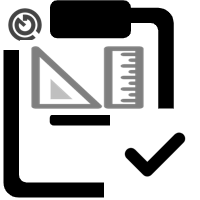
#> input picture 图片处理/原图/小程序图标.png, 200 x 200 px
$ python img.py
#> lines starting #> are read from the running program, lines starting #| are printed output that depends on the picture
from PIL import Image

img = Image.open('小程序图标.png')
#> img is the input picture: PIL image 200x200 RGBA; mean R, G, B, A 13.8, 13.8, 13.8, 87.3
bg = Image.new(mode='RGBA' ,size=(200, 200), color=(255, 255, 255, 0))

img2 = img.resize((144, 144))
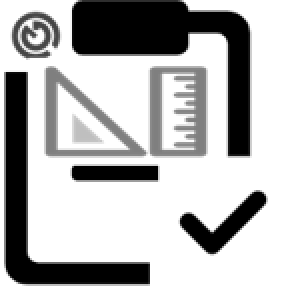
#> img2: PIL image 144x144 RGBA (shown 2 times larger); mean R, G, B, A 15, 15, 15, 87.3; transparent parts drawn white
bg.paste(img2, (28, 28))
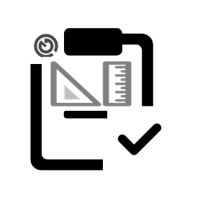
#> bg: PIL image 200x200 RGBA; mean R, G, B, A 130.6, 130.6, 130.6, 45.3; transparent parts drawn white

bg.save('out.png')
